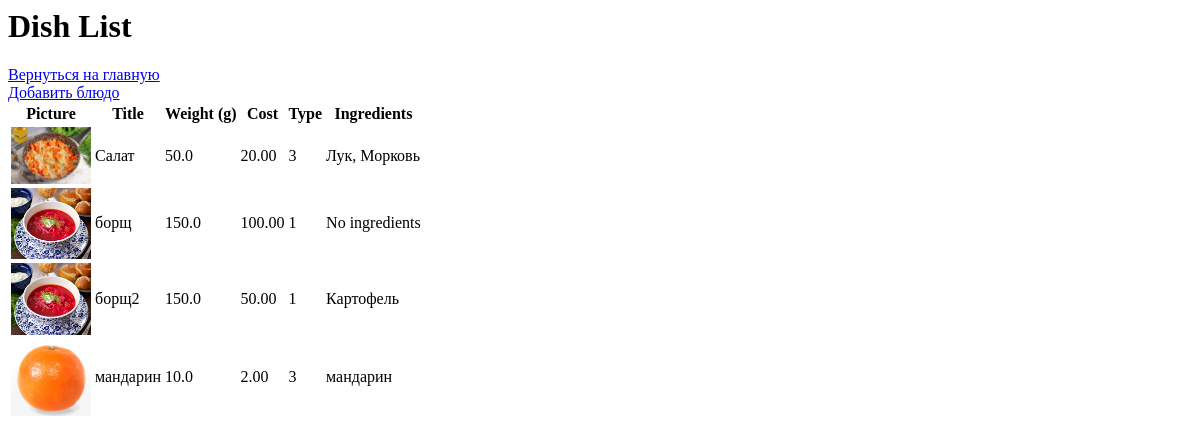
Before: /canadmin/dishes/ with the older database file.
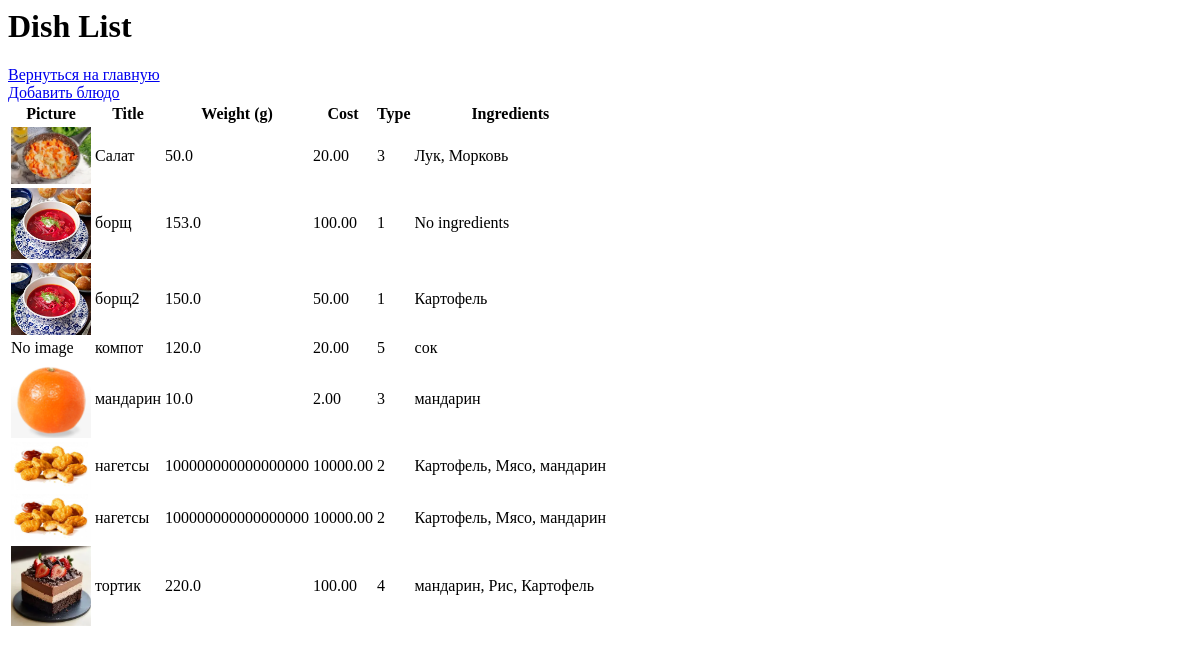
After: the same page with the newer database file.
### cook/models.py (models this page shows, shortened)
class Dish(models.Model):
    title = models.CharField(max_length=255)
    weight = models.FloatField(verbose_name="Вес (г)")
    cost = models.DecimalField(max_digits=10, decimal_places=2)
    dish_type = models.CharField(max_length=50)
    picture = models.ImageField(upload_to="pictures/dishes", null=True, blank=True)
    ingredients = models.ManyToManyField(
        Ingredient,
        through='Composition',
        related_name="dishes"
    )
    def get_ingredients(self):
        return [ingr for ingr in self.ingredients.all()]

class Ingredient(models.Model):
    title = models.CharField(max_length=255)
    amount = models.FloatField(default=0)
    cost = models.DecimalField(max_digits=10, decimal_places=2)
    picture = models.ImageField(upload_to="pictures/ingredients", null=True, blank=True)

### canadmin/views.py (the view)
# urls.py: path('dishes/', views.dishes_list, name='dishes_list'),
def dishes_list(request):
    dishes = Dish.objects.all().order_by('title')
    return render(request, 'canadmin/dishes_list.html', {'dishes': dishes})

### templates/canadmin/dishes_list.html (shortened to what this page needs)
<h1>Dish List</h1>
    <div class="text-center mt-3">
        <a href="{% url 'admin_main_page' %}" class="btn btn-outline-secondary mt-2">Вернуться на главную</a>
    </div>
<a href="{% url 'dishadd' %}">Добавить блюдо</a>
<table class="table">
    <thead>
        <tr>
            <th>Picture</th>
            <th>Title</th>
            <th>Weight (g)</th>
            <th>Cost</th>
            <th>Type</th>
            <th>Ingredients</th>
        </tr>
    </thead>
    <tbody>
        {% for dish in dishes %}
        <tr>
            <td>
                {% if dish.picture %}
                    <img src="{{ dish.picture.url }}" alt="{{ dish.title }}" width="80">
                {% else %}
                    No image
                {% endif %}
            </td>
            <td>{{ dish.title }}</td>
            <td>{{ dish.weight }}</td>
            <td>{{ dish.cost }}</td>
            <td>{{ dish.dish_type }}</td>
            <td>
                {% for ingredient in dish.get_ingredients %}
                    {{ ingredient.title }}{% if not forloop.last %}, {% endif %}
                {% empty %}
                    No ingredients
                {% endfor %}
            </td>
        </tr>
        {% endfor %}
    </tbody>
</table>

Changed rows visible on the page:
changed Dish "борщ": weight "150.0" → "153.0"
added Dish: picture "No image", title "компот", weight "120.0", cost "20.00", dish_type "5"
added Ingredient: title "сок", shown under "компот"
added Dish: picture (picture), title "нагетсы", weight "100000000000000000", cost "10000.00", dish_type "2", Ingredient (title "Картофель"), Ingredient (title "мандарин")
now on this page (row unchanged): Ingredient: title "Мясо"
added Dish: picture (picture), title "нагетсы", weight "100000000000000000", cost "10000.00", dish_type "2", Ingredient (title "Картофель"), Ingredient (title "мандарин")
added Dish: picture (picture), title "тортик", weight "220.0", cost "100.00", dish_type "4", Ingredient (title "мандарин"), Ingredient (title "Картофель")
now on this page (row unchanged): Ingredient: title "Рис", shown under "тортик"
